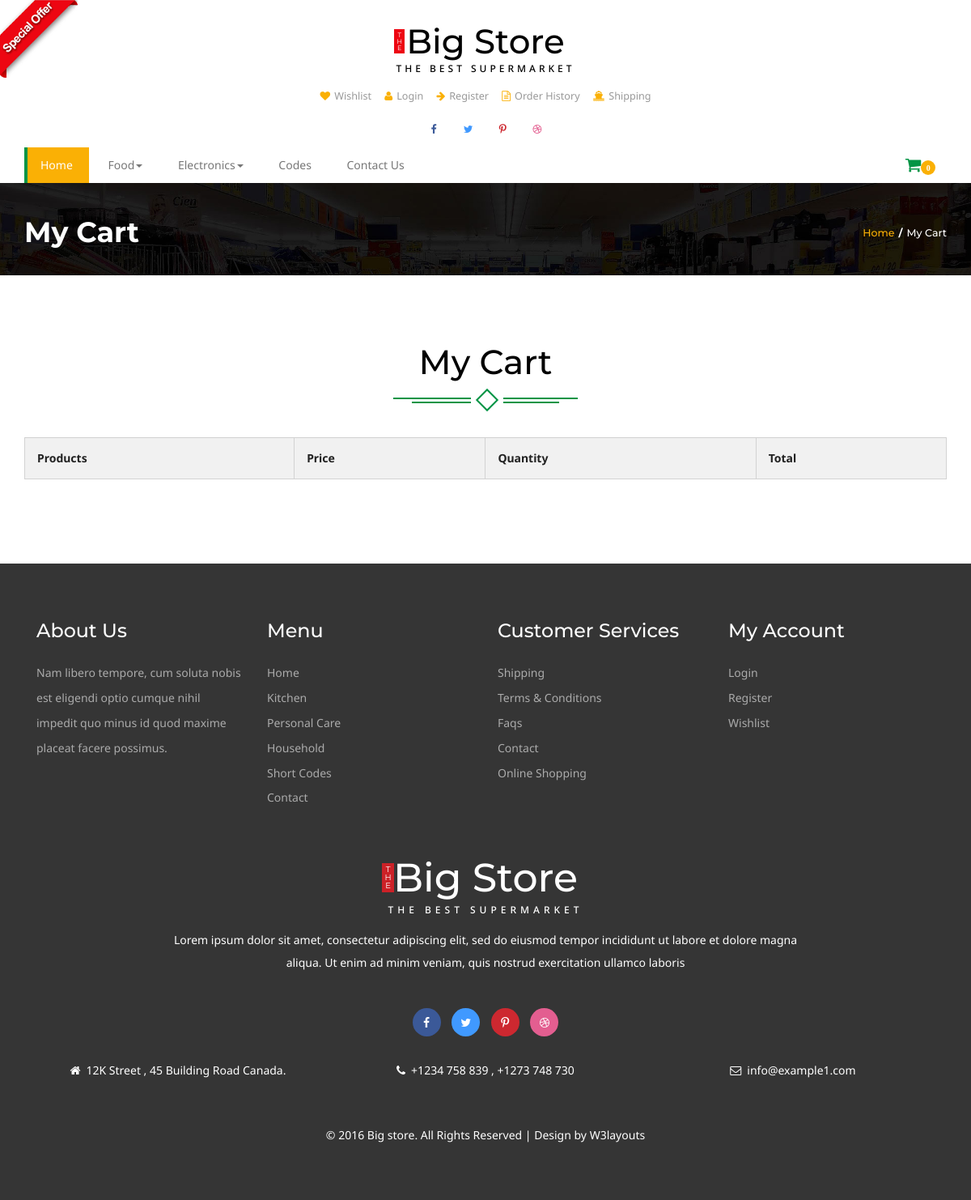
The page /cart/ (signed in) on the database as committed earlier.
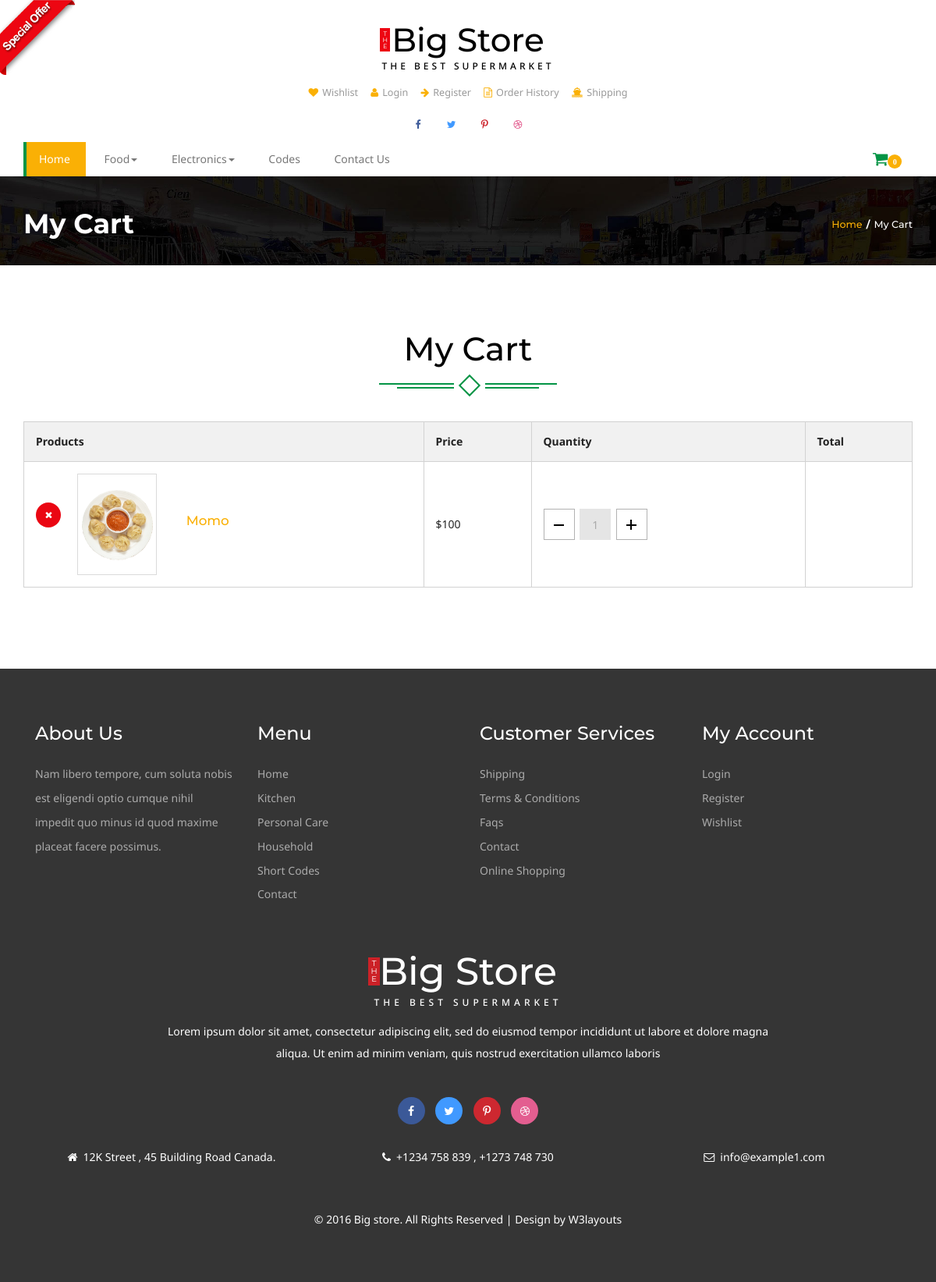
The same page on the database as committed later.
### home/models.py (models this page shows, shortened)
class Category(models.Model):
	title = models.CharField(max_length = 400)
	slug = models.CharField(max_length= 500,unique = True)
	description = models.TextField(blank = True)
	image = models.ImageField(upload_to = 'media')
	status = models.CharField(choices = STATUS,max_length = 200,blank = True)

class Item(models.Model):
	title = models.CharField(max_length = 400)
	slug = models.CharField(max_length = 500,unique = True)
	price = models.IntegerField()
	discounted_price = models.IntegerField(default = 0)
	description = models.TextField(blank = True)
	image = models.ImageField(upload_to = 'media')
	category = models.ForeignKey(Category,models.CASCADE)
	subcategory = models.ForeignKey(Subcategory,models.CASCADE)
	stock = models.CharField(choices = STOCK,max_length = 50)
	labels = models.CharField(choices = LABELS,max_length = 50)

### cart/models.py (models this page shows, shortened)
class Cart(models.Model):
	user = models.ForeignKey(settings.AUTH_USER_MODEL,on_delete = models.CASCADE)
	slug = models.CharField(max_length = 300)
	items = models.ForeignKey(Item,on_delete = models.CASCADE)
	quantity = models.IntegerField(default = 1)
	total = models.IntegerField(null = True)
	checkout = models.BooleanField(default = False)

### cart/views.py (the view)
# urls.py: path('', CartView.as_view(), name='cart'),
class CartView(BaseView):
	def get(self,request):
		self.views['carts'] = Cart.objects.filter(user = request.user,checkout = False)
		return render(request,'wishlist.html',self.views)

### home/models.py (called while the page is built)
	def get_subcat_url(self):
		return reverse ('home:subcategory',kwargs = {'slug':self.slug})

### templates/wishlist.html (shortened to what this page needs)
{% extends "base.html" %}
{% load static %}
{% block content %}
<div class="banner-top">
	<div class="container">
		<h3 >My Cart</h3>
		<h4><a href="index.html">Home</a><label>/</label>My Cart</h4>
		<div class="clearfix"> </div>
	</div>
</div>
		<div class="check-out">
		<div class="container">
	 <div class="spec ">
				<h3>My Cart</h3>
					<div class="ser-t">
						<span><i></i></span>
					</div>
			</div>
 <table class="table ">
		  <tr>
			<th class="t-head head-it ">Products</th>
			<th class="t-head">Price</th>
		<th class="t-head">Quantity</th>
			<th class="t-head">Total</th>
		  </tr>
		  {% for cart in carts %}
	<tr class="cross">
			<td class="ring-in t-data">
				<a href="single.html" class="at-in">
					<img src="{{cart.items.image.url}}" height = 100 width = 100 class="img-responsive" alt="">
				</a>
			<div class="sed">
				<h5>{{cart.items.title}}</h5>
			</div>
				<div class="clearfix"> </div>
				<div class="close1"> <i class="fa fa-times" aria-hidden="true"></i></div>
			 </td>
			 {% if cart.items.discounted_price > 0 %}
			<td class="t-data">${{cart.items.discounted_price}}</td>
			{% else %}
			<td class="t-data">${{cart.items.price}}</td>
			{% endif %}
			<td class="t-data"><div class="quantity">
								<div class="quantity-select">
									<div class="entry value-minus">&nbsp;</div>
										<div class="entry value"><span class="span-1">{{cart.quantity}}</span></div>
									<div class="entry value-plus active">&nbsp;</div>
								</div>
							</div>
			</td>
		  </tr>
		  {% endfor %}
	</table>
		 </div>
		 </div>
{% endblock %}

### templates/base.html (shortened to what the changed rows need)
<!DOCTYPE html>
{% load static %}
<html>
<head>
<link href="{% static 'css/bootstrap.css' %}" rel='stylesheet' type='text/css' />
<link href="{% static 'css/style.css' %}" rel='stylesheet' type='text/css' />
<link href="{% static 'css/font-awesome.css' %}" rel="stylesheet">
	<link rel="stylesheet" href="{% static 'css/jstarbox.css' %}" type="text/css" media="screen" charset="utf-8" />
</head>
<body>
<div class="header">
		<div class="container">
			<div class="logo">
				<h1 ><a href="index.html"><b>T<br>H<br>E</b>Big Store<span>The Best Supermarket</span></a></h1>
			</div>
				<div class="nav-top">
					<nav class="navbar navbar-default">
					<div class="collapse navbar-collapse" id="bs-megadropdown-tabs">
						<ul class="nav navbar-nav ">
							{% for cat in categories %}
							<li class="dropdown ">
								<a href="#" class="dropdown-toggle  hyper" data-toggle="dropdown" ><span>{{cat.title}}<b class="caret"></b></span></a>
							</li>
							{% endfor %}
						</ul>
					</div>
					</nav>
				</div>
				</div>
</div>
{% block content %}
{% endblock %}
<div class="footer">
	<div class="container">
			<div class="footer-bottom">
				<h2 ><a href="index.html"><b>T<br>H<br>E</b>Big Store<span>The Best Supermarket</span></a></h2>
			</div>
	</div>
</div>
</body>
</html>

Rows that differ between the two databases and show on the page:
added Cart: items.image (picture), items "Momo", items.price "100", quantity "1"
